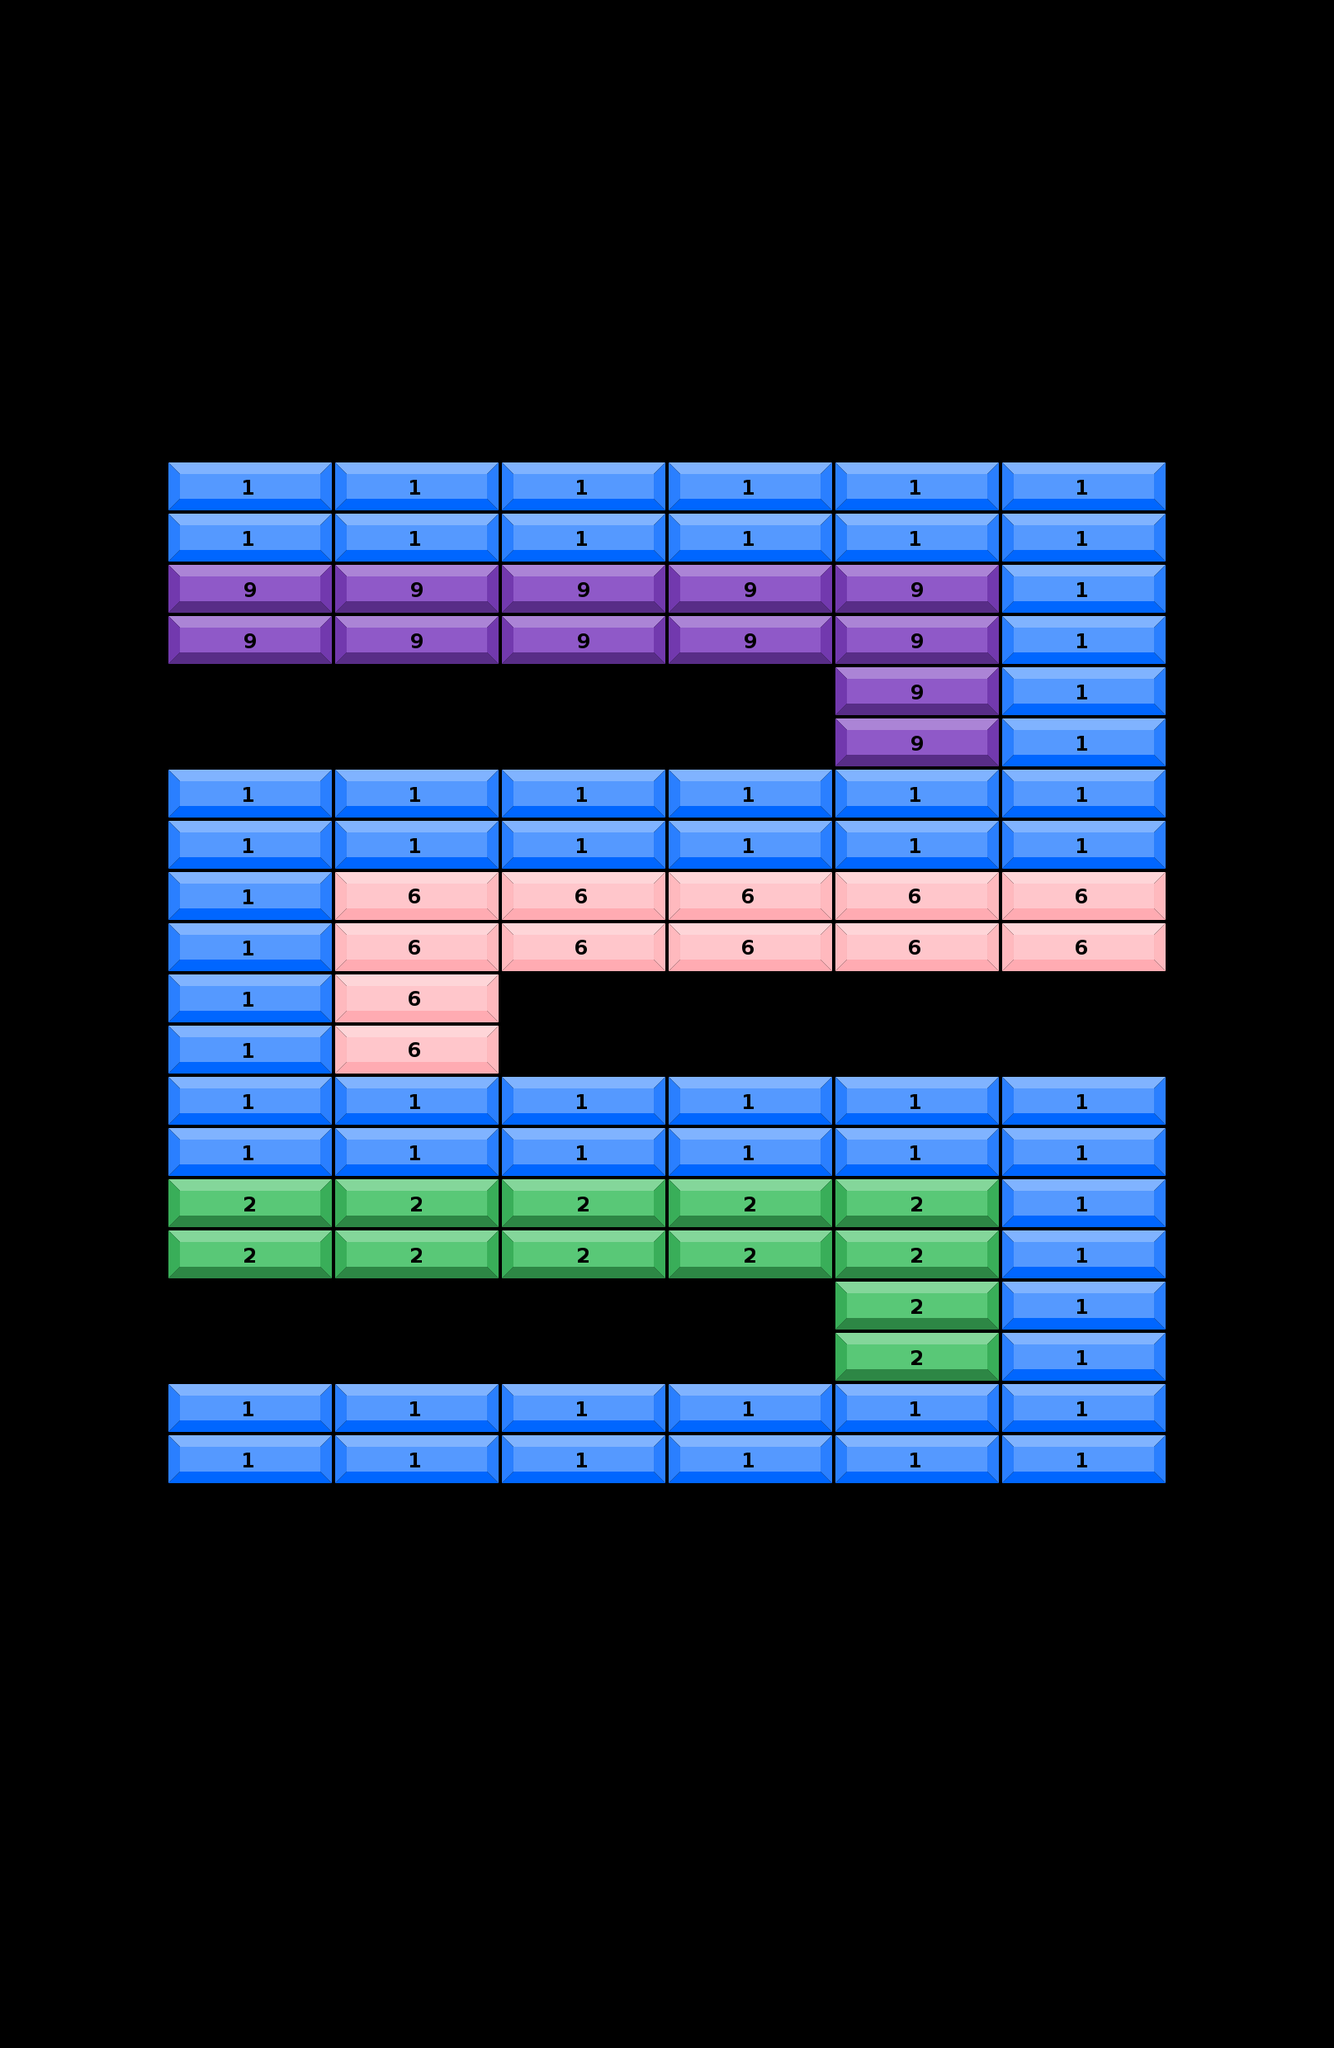

A level layout from a 2D game, rendered from its tile map. Below: a short description, then the map file with its tile-grid data intact:
An orthogonal 8x40 tile map with 202x62 px tiles, 2 tile layers (obstacles layer, grids layer).

<map version="1.5" tiledversion="1.7.2" orientation="orthogonal" renderorder="left-up" compressionlevel="0" width="8" height="40" tilewidth="202" tileheight="62" infinite="0" nextlayerid="6" nextobjectid="9">
 <tileset firstgid="1" source="bricks.tsx" />
 <layer id="4" name="obstacles layer" width="8" height="40">
  <data encoding="csv">
0,0,0,0,0,0,0,0,
0,0,0,0,0,0,0,0,
0,0,0,0,0,0,0,0,
0,0,0,0,0,0,0,0,
0,0,0,0,0,0,0,0,
0,0,0,0,0,0,0,0,
0,0,0,0,0,0,0,0,
0,0,0,0,0,0,0,0,
0,0,0,0,0,0,0,0,
0,0,0,0,0,0,0,0,
0,0,0,0,0,0,0,0,
0,0,0,0,0,0,0,0,
0,0,0,0,0,0,0,0,
0,0,0,0,0,0,0,0,
0,0,0,0,0,0,0,0,
0,0,0,0,0,0,0,0,
0,0,0,0,0,0,0,0,
0,0,0,0,0,0,0,0,
0,0,0,0,0,0,0,0,
0,0,0,0,0,0,0,0,
0,0,0,0,0,0,0,0,
0,0,0,0,0,0,0,0,
0,0,0,0,0,0,0,0,
0,0,0,0,0,0,0,0,
0,0,0,0,0,0,0,0,
0,0,0,0,0,0,0,0,
0,0,0,0,0,0,0,0,
0,0,0,0,0,0,0,0,
0,0,0,0,0,0,0,0,
0,0,0,0,0,0,0,0,
0,0,0,0,0,0,0,0,
0,0,0,0,0,0,0,0,
0,0,0,0,0,0,0,0,
0,0,0,0,0,0,0,0,
0,0,0,0,0,0,0,0,
0,0,0,0,0,0,0,0,
0,0,0,0,0,0,0,0,
0,0,0,0,0,0,0,0,
0,0,0,0,0,0,0,0,
0,0,0,0,0,0,0,0
</data>
 </layer>
 <layer id="1" name="grids layer" width="8" height="40">
  <data encoding="csv">
0,0,0,0,0,0,0,0,
0,0,0,0,0,0,0,0,
0,0,0,0,0,0,0,0,
0,0,0,0,0,0,0,0,
0,0,0,0,0,0,0,0,
0,0,0,0,0,0,0,0,
0,0,0,0,0,0,0,0,
0,0,0,0,0,0,0,0,
0,0,0,0,0,0,0,0,
0,1,1,1,1,1,1,0,
0,1,1,1,1,1,1,0,
0,9,9,9,9,9,1,0,
0,9,9,9,9,9,1,0,
0,0,0,0,0,9,1,0,
0,0,0,0,0,9,1,0,
0,1,1,1,1,1,1,0,
0,1,1,1,1,1,1,0,
0,1,6,6,6,6,6,0,
0,1,6,6,6,6,6,0,
0,1,6,0,0,0,0,0,
0,1,6,0,0,0,0,0,
0,1,1,1,1,1,1,0,
0,1,1,1,1,1,1,0,
0,2,2,2,2,2,1,0,
0,2,2,2,2,2,1,0,
0,0,0,0,0,2,1,0,
0,0,0,0,0,2,1,0,
0,1,1,1,1,1,1,0,
0,1,1,1,1,1,1,0,
0,0,0,0,0,0,0,0,
0,0,0,0,0,0,0,0,
0,0,0,0,0,0,0,0,
0,0,0,0,0,0,0,0,
0,0,0,0,0,0,0,0,
0,0,0,0,0,0,0,0,
0,0,0,0,0,0,0,0,
0,0,0,0,0,0,0,0,
0,0,0,0,0,0,0,0,
0,0,0,0,0,0,0,0,
0,0,0,0,0,0,0,0
</data>
 </layer>
 <objectgroup id="5" name="collision" />
</map>
